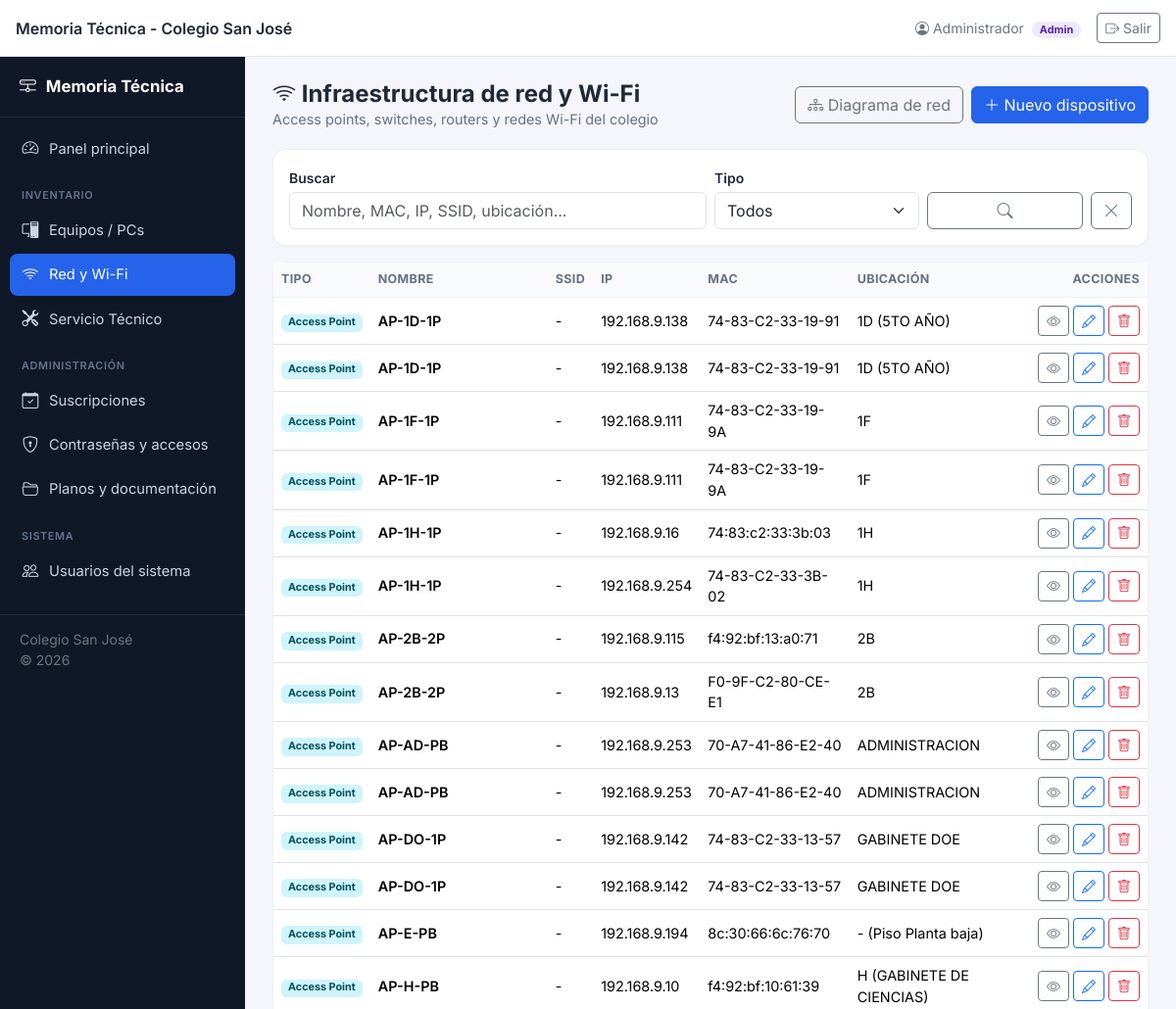
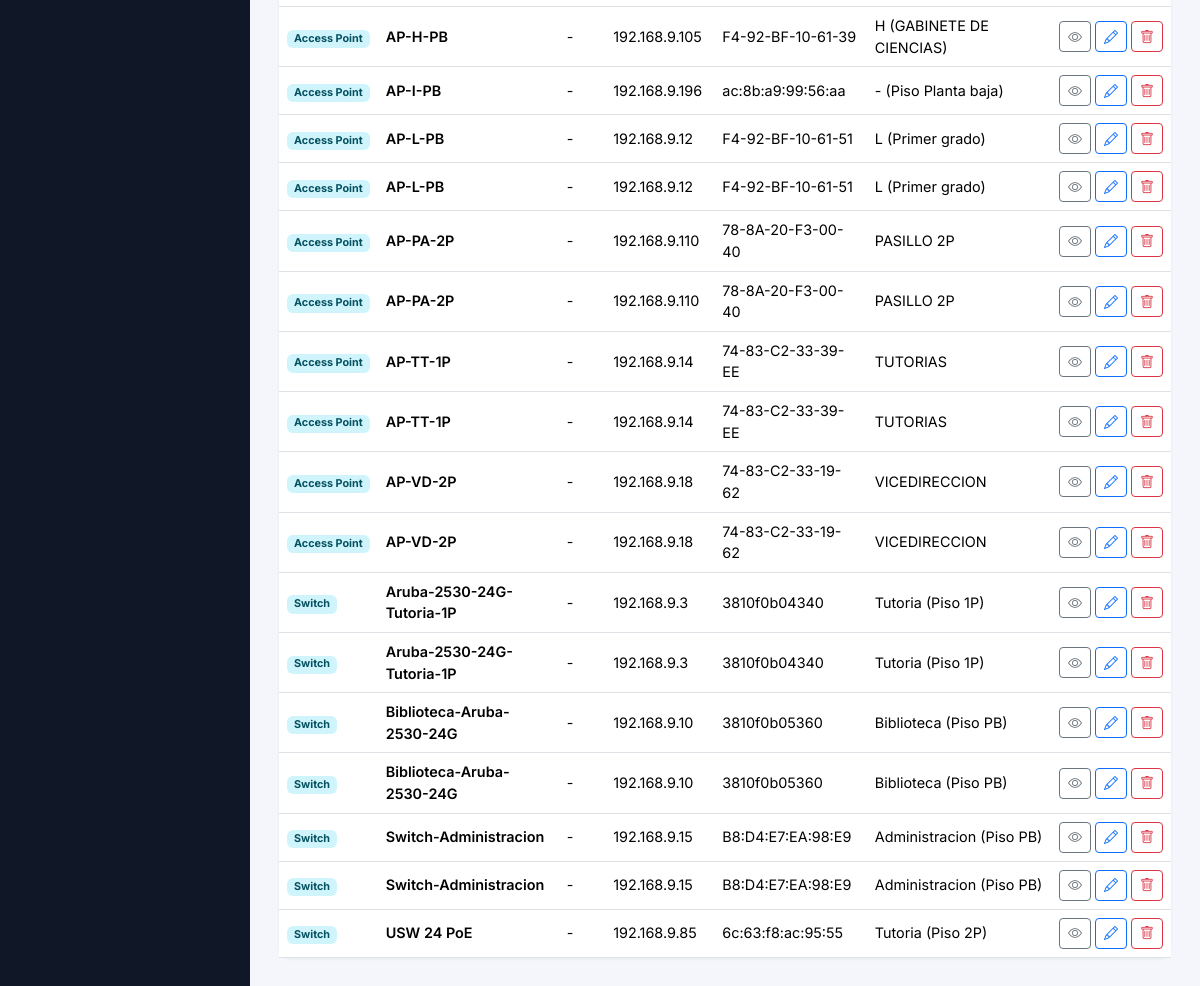
The app's page /red/index.php (signed in) with its own data (2 pictures, top to bottom).
### tables this page shows
CREATE TABLE red_dispositivos (
  id INT AUTO_INCREMENT PRIMARY KEY,
  tipo ENUM('access_point','switch','router','modem','otro') NOT NULL DEFAULT 'access_point',
  nombre VARCHAR(150) NOT NULL,
  mac VARCHAR(50) NULL,
  ip VARCHAR(50) NULL,
  subred VARCHAR(50) NULL,
  ssid VARCHAR(150) NULL,
  password_wifi_cifrada TEXT NULL,
  iv VARCHAR(64) NULL,
  ubicacion VARCHAR(150) NULL,
  piso VARCHAR(50) NULL,
  marca_modelo VARCHAR(150) NULL,
  observaciones TEXT NULL,
  created_at DATETIME NOT NULL DEFAULT CURRENT_TIMESTAMP,
  updated_at DATETIME NOT NULL DEFAULT CURRENT_TIMESTAMP ON UPDATE CURRENT_TIMESTAMP
);

### includes/auth.php (called while the page is built, shortened)
<?php
function currentUser(): ?array
{
    return $_SESSION['usuario'] ?? null;
}
function canEdit(): bool
{
    $user = currentUser();
    return $user && in_array($user['rol'], ['admin', 'tecnico'], true);
}

### includes/functions.php (called while the page is built, shortened)
<?php
function h($value): string
{
    return htmlspecialchars((string)($value ?? ''), ENT_QUOTES, 'UTF-8');
}

### red/index.php (the view, shortened to what this page needs)
<?php
require_once __DIR__ . '/../includes/functions.php';
require_once __DIR__ . '/../includes/auth.php';
$db = getDB();
$q = trim($_GET['q'] ?? '');
$sql = "SELECT * FROM red_dispositivos WHERE 1=1";
$params = [];
$sql .= " ORDER BY tipo, nombre";
$stmt = $db->prepare($sql);
$stmt->execute($params);
$dispositivos = $stmt->fetchAll();
$tiposLabel = ['access_point' => 'Access Point', 'switch' => 'Switch', 'router' => 'Router', 'modem' => 'Módem', 'otro' => 'Otro'];
require_once __DIR__ . '/../includes/header.php';
require_once __DIR__ . '/../includes/layout_start.php';
?>
<div class="page-header">
  <div>
    <h1><i class="bi bi-wifi"></i> Infraestructura de red y Wi-Fi</h1>
    <div class="subtitle">Access points, switches, routers y redes Wi-Fi del colegio</div>
  </div>
  <div class="d-flex gap-2">
    <a href="diagrama.php" class="btn btn-outline-secondary"><i class="bi bi-diagram-3"></i> Diagrama de red</a>
    <?php if (canEdit()): ?>
    <a href="crear.php" class="btn btn-brand"><i class="bi bi-plus-lg"></i> Nuevo dispositivo</a>
    <?php endif; ?>
  </div>
</div>
<div class="card-app mb-3">
  <div class="p-3">
    <form class="row g-2 align-items-end" method="get">
      <div class="col-md-6">
        <label class="form-label small fw-semibold mb-1">Buscar</label>
        <input type="text" name="q" class="form-control" placeholder="Nombre, MAC, IP, SSID, ubicación..." value="<?= h($q) ?>">
      </div>
      <div class="col-md-3">
        <label class="form-label small fw-semibold mb-1">Tipo</label>
        <select name="tipo" class="form-select">
          <option value="">Todos</option>
        </select>
      </div>
      <div class="col-md-3 d-flex gap-2">
        <button class="btn btn-outline-secondary flex-fill"><i class="bi bi-search"></i></button>
        <a href="index.php" class="btn btn-outline-secondary"><i class="bi bi-x-lg"></i></a>
      </div>
    </form>
  </div>
</div>
<div class="card-app">
  <div class="table-responsive">
    <table class="table table-app mb-0">
      <thead><tr><th>Tipo</th><th>Nombre</th><th>SSID</th><th>IP</th><th>MAC</th><th>Ubicación</th><th class="text-end">Acciones</th></tr></thead>
      <tbody>
      <?php if (!$dispositivos): ?>
        <tr><td colspan="7" class="empty-state"><i class="bi bi-wifi-off"></i>No se encontraron dispositivos de red</td></tr>
      <?php else: foreach ($dispositivos as $d): ?>
        <tr>
          <td><span class="badge bg-info-subtle text-info-emphasis"><?= h($tiposLabel[$d['tipo']] ?? $d['tipo']) ?></span></td>
          <td class="fw-semibold"><?= h($d['nombre']) ?></td>
          <td><?= h($d['ssid'] ?: '-') ?></td>
          <td><?= h($d['ip'] ?: '-') ?></td>
          <td class="small"><?= h($d['mac'] ?: '-') ?></td>
          <td><?= h($d['ubicacion'] ?: '-') ?><?= $d['piso'] ? ' (Piso ' . h($d['piso']) . ')' : '' ?></td>
          <td class="text-end text-nowrap">
            <a href="ver.php?id=<?= $d['id'] ?>" class="btn btn-sm btn-outline-secondary"><i class="bi bi-eye"></i></a>
            <?php if (canEdit()): ?>
            <a href="editar.php?id=<?= $d['id'] ?>" class="btn btn-sm btn-outline-primary"><i class="bi bi-pencil"></i></a>
            <a href="#" onclick="return confirmarBorrado('eliminar.php?id=<?= $d['id'] ?>', 'Se eliminará &quot;<?= htmlspecialchars(addslashes($d['nombre']), ENT_QUOTES) ?>&quot;.')" class="btn btn-sm btn-outline-danger"><i class="bi bi-trash"></i></a>
            <?php endif; ?>
          </td>
        </tr>
      <?php endforeach; endif; ?>
      </tbody>
    </table>
  </div>
</div>
<?php require_once __DIR__ . '/../includes/footer.php'; ?>

### assets/css/style.css (style rules this page uses)
:root { --brand: #2563eb; --brand-dark: #1d4ed8; --brand-light: #eff6ff; --sidebar-w: 250px; --topbar-h: 58px; --bg: #f4f6fb; --card-radius: 14px; }
* { box-sizing: border-box; }
body { font-family: 'Inter', -apple-system, BlinkMacSystemFont, 'Segoe UI', sans-serif; background: var(--bg); color: #1f2937; }
a { text-decoration: none; }
body.with-sidebar { padding-top: var(--topbar-h); }
.card-app { background: #fff; border-radius: var(--card-radius); border: 1px solid #eef0f4; box-shadow: 0 1px 2px rgba(16,24,40,0.04); }
.page-header { display: flex; align-items: center; justify-content: space-between; flex-wrap: wrap; gap: 12px; margin-bottom: 20px; }
.page-header h1 { font-size: 1.5rem; font-weight: 700; margin: 0; }
.page-header .subtitle { color: #667085; font-size: .9rem; }
.table-app thead th { background: #f9fafb; font-size: .78rem; text-transform: uppercase; letter-spacing: .03em; color: #667085; border-bottom: 1px solid #eef0f4; white-space: nowrap; }
.table-app td { vertical-align: middle; font-size: .9rem; }
.btn-brand { background: var(--brand); border-color: var(--brand); color: #fff; }

### records on screen
red_dispositivos: tipo "Access Point", nombre "AP-1D-1P", ssid "-", ip "192.168.9.138", mac "74-83-C2-33-19-91", ubicacion "1D (5TO AÑO)"
red_dispositivos: tipo "Access Point", nombre "AP-1D-1P", ssid "-", ip "192.168.9.138", mac "74-83-C2-33-19-91", ubicacion "1D (5TO AÑO)"
red_dispositivos: tipo "Access Point", nombre "AP-1F-1P", ssid "-", ip "192.168.9.111", mac "74-83-C2-33-19-9A", ubicacion "1F"
red_dispositivos: tipo "Access Point", nombre "AP-1F-1P", ssid "-", ip "192.168.9.111", mac "74-83-C2-33-19-9A", ubicacion "1F"
red_dispositivos: tipo "Access Point", nombre "AP-1H-1P", ssid "-", ip "192.168.9.16", mac "74:83:c2:33:3b:03", ubicacion "1H"
red_dispositivos: tipo "Access Point", nombre "AP-1H-1P", ssid "-", ip "192.168.9.254", mac "74-83-C2-33-3B-02", ubicacion "1H"
red_dispositivos: tipo "Access Point", nombre "AP-2B-2P", ssid "-", ip "192.168.9.115", mac "f4:92:bf:13:a0:71", ubicacion "2B"
red_dispositivos: tipo "Access Point", nombre "AP-2B-2P", ssid "-", ip "192.168.9.13", mac "F0-9F-C2-80-CE-E1", ubicacion "2B"
red_dispositivos: tipo "Access Point", nombre "AP-AD-PB", ssid "-", ip "192.168.9.253", mac "70-A7-41-86-E2-40", ubicacion "ADMINISTRACION"
red_dispositivos: tipo "Access Point", nombre "AP-AD-PB", ssid "-", ip "192.168.9.253", mac "70-A7-41-86-E2-40", ubicacion "ADMINISTRACION"
red_dispositivos: tipo "Access Point", nombre "AP-DO-1P", ssid "-", ip "192.168.9.142", mac "74-83-C2-33-13-57", ubicacion "GABINETE DOE"
red_dispositivos: tipo "Access Point", nombre "AP-DO-1P", ssid "-", ip "192.168.9.142", mac "74-83-C2-33-13-57", ubicacion "GABINETE DOE"
red_dispositivos: tipo "Access Point", nombre "AP-E-PB", ssid "-", ip "192.168.9.194", mac "8c:30:66:6c:76:70", ubicacion "-", piso "Planta baja"
red_dispositivos: tipo "Access Point", nombre "AP-H-PB", ssid "-", ip "192.168.9.10", mac "f4:92:bf:10:61:39", ubicacion "H (GABINETE DE CIENCIAS)"
red_dispositivos: tipo "Access Point", nombre "AP-H-PB", ssid "-", ip "192.168.9.105", mac "F4-92-BF-10-61-39", ubicacion "H (GABINETE DE CIENCIAS)"
red_dispositivos: tipo "Access Point", nombre "AP-I-PB", ssid "-", ip "192.168.9.196", mac "ac:8b:a9:99:56:aa", ubicacion "-", piso "Planta baja"
red_dispositivos: tipo "Access Point", nombre "AP-L-PB", ssid "-", ip "192.168.9.12", mac "F4-92-BF-10-61-51", ubicacion "L (Primer grado)"
red_dispositivos: tipo "Access Point", nombre "AP-L-PB", ssid "-", ip "192.168.9.12", mac "F4-92-BF-10-61-51", ubicacion "L (Primer grado)"
red_dispositivos: tipo "Access Point", nombre "AP-PA-2P", ssid "-", ip "192.168.9.110", mac "78-8A-20-F3-00-40", ubicacion "PASILLO 2P"
red_dispositivos: tipo "Access Point", nombre "AP-PA-2P", ssid "-", ip "192.168.9.110", mac "78-8A-20-F3-00-40", ubicacion "PASILLO 2P"
red_dispositivos: tipo "Access Point", nombre "AP-TT-1P", ssid "-", ip "192.168.9.14", mac "74-83-C2-33-39-EE", ubicacion "TUTORIAS"
red_dispositivos: tipo "Access Point", nombre "AP-TT-1P", ssid "-", ip "192.168.9.14", mac "74-83-C2-33-39-EE", ubicacion "TUTORIAS"
red_dispositivos: tipo "Access Point", nombre "AP-VD-2P", ssid "-", ip "192.168.9.18", mac "74-83-C2-33-19-62", ubicacion "VICEDIRECCION"
red_dispositivos: tipo "Access Point", nombre "AP-VD-2P", ssid "-", ip "192.168.9.18", mac "74-83-C2-33-19-62", ubicacion "VICEDIRECCION"
red_dispositivos: tipo "Switch", nombre "Aruba-2530-24G-Tutoria-1P", ssid "-", ip "192.168.9.3", mac "3810f0b04340", ubicacion "Tutoria", piso "1P"
red_dispositivos: tipo "Switch", nombre "Aruba-2530-24G-Tutoria-1P", ssid "-", ip "192.168.9.3", mac "3810f0b04340", ubicacion "Tutoria", piso "1P"
red_dispositivos: tipo "Switch", nombre "Biblioteca-Aruba-2530-24G", ssid "-", ip "192.168.9.10", mac "3810f0b05360", ubicacion "Biblioteca", piso "PB"
red_dispositivos: tipo "Switch", nombre "Biblioteca-Aruba-2530-24G", ssid "-", ip "192.168.9.10", mac "3810f0b05360", ubicacion "Biblioteca", piso "PB"
red_dispositivos: tipo "Switch", nombre "Switch-Administracion", ssid "-", ip "192.168.9.15", mac "B8:D4:E7:EA:98:E9", ubicacion "Administracion", piso "PB"
red_dispositivos: tipo "Switch", nombre "Switch-Administracion", ssid "-", ip "192.168.9.15", mac "B8:D4:E7:EA:98:E9", ubicacion "Administracion", piso "PB"
red_dispositivos: tipo "Switch", nombre "USW 24 PoE", ssid "-", ip "192.168.9.85", mac "6c:63:f8:ac:95:55", ubicacion "Tutoria", piso "2P"

### other values on screen
APP_NAME "Memoria Técnica - Colegio San José"
$user['nombre'] "Administrador"
$user['rol'] "Admin"
